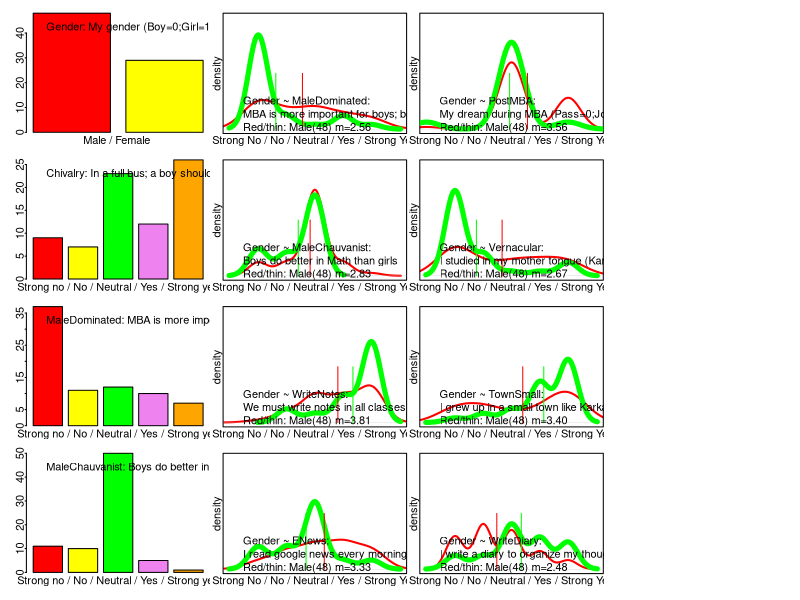

This figure's R source:
#######################################################################
# Title: Process survey data for Gender.
#######################################################################
# 1. Setup
#######################################################################
## Do this once to download from the web.
# install.packages("psych")
# install.packages("GPArotation")
# install.packages("psy") 
# install.packages("nFactors")
library(psy)
library(psych)
library(GPArotation)
library(nFactors)
library(corrplot)
options(digits=3) # Easy to read precision. 
colors  <- c("red", "yellow", "green", "violet",
  "orange", "blue", "pink", "cyan")
 
# Read the survey data csv into R.
setwd(dirname(sys.frame(1)$ofile))
survey <- read.csv("data/n3.csv")
titles <- read.csv("data/n3title.csv")

# Output
Question<-'Gender-Cat'
outdir <- 'out/gender/'
outdir <- ''
if (outdir != '') {
  imgfile<-paste(outdir,Question,'.jpg',sep='')
  txtfile<-paste(outdir,Question,".txt",sep="")
  jpeg(imgfile, width=8, height=5, units = 'in', res = 300)
  sink(txtfile) 
}

#######################################################################
# Print the top correlated columns 
#######################################################################
cormat <- cor(survey) # Compute Correlation Matrix
for (i in 1:55 ) {
  cat(colnames(cormat)[i], ":\n");
  print("positive+\n");
  print(head(cormat[order(cormat[,i]),c(i)],5));
  print("negative-\n");
  print(head(cormat[order(-cormat[,i]),c(i)],5));
}  
 
# Plot the columns related to Gender
par(mfcol=c(4,4), oma=c(1,1,0,0), mar=c(1,1,1,0), tcl=-0.1, mgp=c(0,0,0))
for (cn in c("Gender","Chivalry","MaleDominated","MaleChauvanist")) {
  if (cn == "Gender") {
    xlab1 <- "Male / Female "
  }else{
    xlab1 <- "Strong no / No / Neutral / Yes / Strong yes"
  }
  clong <- paste(titles$Long[match(cn,titles$Short)])
  barplot(table(survey[,cn]),col=colors,xlab=xlab1,xaxt='n')
  xlab2 <- sprintf("%s: %s", cn, clong)
  legend("topleft", xlab2, bty="n")
}

#######################################################################
# Differences in opinion between Gender
#######################################################################
males <- subset(survey,Gender==0)
females <- subset(survey,Gender==1)
printcount <- 0

for (cn in names(survey)){
  if (cn=="Gender") next # t.test will give: error, constant data.
  mcn <- males[,cn]
  fcn <- females[,cn]
  # if (abs(mean(mcn) - mean(fcn)) < 0.01) next
  tv <- t.test(males[cn], females[cn], var.equal=T)
  if (tv$p.value >= .05) next
  printcount <- printcount+1
  likerts <- "Strong No / No / Neutral / Yes / Strong Yes"
  # Density and means
  meanm <- mean(mcn)
  meanf <- mean(fcn)
  densitym <- density(mcn)
  densityf <- density(fcn)
  # Plot both male/red and female/green answers.
  plot(densitym,col="red", main="",
    xlab=likerts, ylab="density",
    xlim=c(0,6), ylim=c(0,1), xaxt="n", yaxt="n",lwd=2)
  lines(densityf,col="green",lwd=5)
  # Shade the polygons also.
  # redTrans <- rgb(1,.1,.1,0.2)
  # greenTrans <- rgb(.1,1,.1,0.2)
  # polygon(density(na.omit(mcn)), density=-1, col=redTrans)
  # polygon(density(na.omit(fcn)), density=-1, col=greenTrans)
  clong <- paste(titles$Long[match(cn,titles$Short)])
  lines( x=c(meanm,meanm), y=c(0,.5), col="red")
  lines( x=c(meanf,meanf), y=c(0,.5), col="green")
  fmtLegend <- paste(
    "Gender ~ %s:\n%s\n",
    "Red/thin: Male(%d) m=%3.2f\n",
    "Green/thick: Female (%d) m=%3.2f",
    sep="") 
  fmtLegend2 <- sprintf(fmtLegend,
      cn,clong,
      nrow(males), meanm,
      nrow(females), meanf)
  legend("bottomleft", fmtLegend2, bty="n")
  # boxplot(mcn,fcn, names=c("Males","Females"), main=cn)
  cat(sprintf("%d Different %s pvalue=%f\n",
    printcount, cn, tv$p.value))
  print(tv$estimate)
  flush.console()
}

if (outdir != '') {
  dev.off()
  sink()
  print(sprintf("Wrote %s and %s", txtfile,imgfile))
}
 
